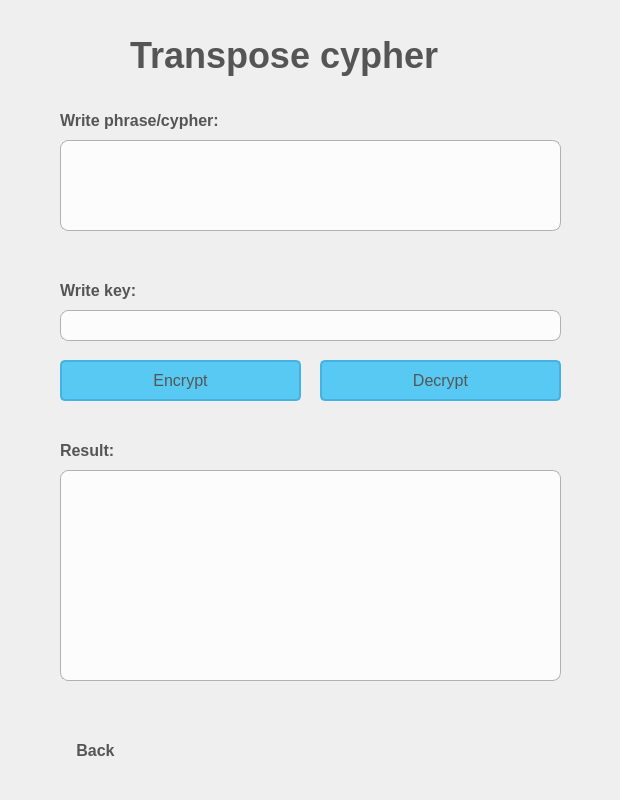
<?xml version="1.0" encoding="UTF-8"?>
<ui version="4.0">
 <class>Transpose_cyper</class>
 <widget class="QWidget" name="Transpose_cyper">
  <property name="geometry">
   <rect>
    <x>0</x>
    <y>0</y>
    <width>620</width>
    <height>800</height>
   </rect>
  </property>
  <property name="windowTitle">
   <string>Transpose</string>
  </property>
  <property name="styleSheet">
   <string notr="true">background-color: qlineargradient(x1:0, y1:0, x2:1, y2:1,
                                      stop:0 #4facfe, stop:1 #00f2fe);
</string>
  </property>
  <widget class="QLabel" name="label_5">
   <property name="geometry">
    <rect>
     <x>130</x>
     <y>20</y>
     <width>361</width>
     <height>71</height>
    </rect>
   </property>
   <property name="styleSheet">
    <string notr="true">QLabel {
    background-color: transparent; /* Прозрачный фон */
    color: #555; /* Цвет текста */
    font-size: 36px; /* Размер шрифта */
    font-weight: bold; /* Жирное начертание */
}</string>
   </property>
   <property name="text">
    <string>Transpose cypher</string>
   </property>
  </widget>
  <widget class="QPushButton" name="encryptButton">
   <property name="geometry">
    <rect>
     <x>60</x>
     <y>360</y>
     <width>241</width>
     <height>41</height>
    </rect>
   </property>
   <property name="styleSheet">
    <string notr="true">QPushButton {
    background-color: #57c9f2;
    border-radius: 5px; /* Закругленные углы для кнопки */
    border: 2px solid #47b2e1; /* Граница вокруг кнопки */
    color: #555; /* Цвет текста на кнопке */
    padding: 5px 10px; /* Внутренние отступы */
    font-size: 16px; /* Размер шрифта текста кнопки */
}

QPushButton:hover {
    background-color: #47b2e1; /* Цвет кнопки при наведении */
    color: white; /* Изменение цвета текста при наведении */
}

QPushButton:pressed {
    background-color: #3a9dbd; /* Цвет кнопки при нажатии */
    color: white; /* Изменение цвета текста при нажатии */
}
</string>
   </property>
   <property name="text">
    <string>Encrypt</string>
   </property>
  </widget>
  <widget class="QLineEdit" name="input">
   <property name="geometry">
    <rect>
     <x>60</x>
     <y>140</y>
     <width>501</width>
     <height>91</height>
    </rect>
   </property>
   <property name="toolTip">
    <string>&lt;html&gt;&lt;head/&gt;&lt;body&gt;&lt;p&gt;&lt;br/&gt;&lt;/p&gt;&lt;/body&gt;&lt;/html&gt;</string>
   </property>
   <property name="whatsThis">
    <string>&lt;html&gt;&lt;head/&gt;&lt;body&gt;&lt;p&gt;&lt;br/&gt;&lt;/p&gt;&lt;/body&gt;&lt;/html&gt;</string>
   </property>
   <property name="styleSheet">
    <string notr="true">background-color: rgba(255, 255, 255, 200); /* Легкая прозрачность */
    border-radius: 8px; /* Закругленные углы */
    border: 1px solid #b1b1b1; /* Граница вокруг текстового поля */
    padding: 5px; /* Немного отступа внутри поля */
    color: #333; /* Цвет текста */</string>
   </property>
   <property name="text">
    <string/>
   </property>
  </widget>
  <widget class="QLineEdit" name="input_key">
   <property name="geometry">
    <rect>
     <x>60</x>
     <y>310</y>
     <width>501</width>
     <height>31</height>
    </rect>
   </property>
   <property name="styleSheet">
    <string notr="true">background-color: rgba(255, 255, 255, 200); /* Легкая прозрачность */
    border-radius: 8px; /* Закругленные углы */
    border: 1px solid #b1b1b1; /* Граница вокруг текстового поля */
    padding: 5px; /* Немного отступа внутри поля */
    color: #333; /* Цвет текста */</string>
   </property>
   <property name="text">
    <string/>
   </property>
  </widget>
  <widget class="QPushButton" name="decryptButton">
   <property name="geometry">
    <rect>
     <x>320</x>
     <y>360</y>
     <width>241</width>
     <height>41</height>
    </rect>
   </property>
   <property name="styleSheet">
    <string notr="true">QPushButton {
    background-color: #57c9f2;
    border-radius: 5px; /* Закругленные углы для кнопки */
    border: 2px solid #47b2e1; /* Граница вокруг кнопки */
    color: #555; /* Цвет текста на кнопке */
    padding: 5px 10px; /* Внутренние отступы */
    font-size: 16px; /* Размер шрифта текста кнопки */
}

QPushButton:hover {
    background-color: #47b2e1; /* Цвет кнопки при наведении */
    color: white; /* Изменение цвета текста при наведении */
}

QPushButton:pressed {
    background-color: #3a9dbd; /* Цвет кнопки при нажатии */
    color: white; /* Изменение цвета текста при нажатии */
}
</string>
   </property>
   <property name="text">
    <string>Decrypt</string>
   </property>
  </widget>
  <widget class="QLabel" name="label_7">
   <property name="geometry">
    <rect>
     <x>60</x>
     <y>110</y>
     <width>191</width>
     <height>21</height>
    </rect>
   </property>
   <property name="styleSheet">
    <string notr="true">QLabel {
    background-color: transparent; /* Прозрачный фон */
    color: #555; /* Цвет текста */
    font-size: 16px; /* Размер шрифта */
    font-weight: bold; /* Жирное начертание */
}</string>
   </property>
   <property name="text">
    <string>Write phrase/cypher:</string>
   </property>
  </widget>
  <widget class="QPushButton" name="back">
   <property name="geometry">
    <rect>
     <x>60</x>
     <y>730</y>
     <width>71</width>
     <height>41</height>
    </rect>
   </property>
   <property name="styleSheet">
    <string notr="true">background-color: rgb(255, 255, 255, 0);
border: none;
font-size: 16px;
color: #555;
font-weight: bold; 
</string>
   </property>
   <property name="text">
    <string>Back</string>
   </property>
   <property name="icon">
    <iconset>
     <normaloff>../img/backButton.png</normaloff>../img/backButton.png</iconset>
   </property>
  </widget>
  <widget class="QLabel" name="label_6">
   <property name="geometry">
    <rect>
     <x>60</x>
     <y>440</y>
     <width>101</width>
     <height>21</height>
    </rect>
   </property>
   <property name="styleSheet">
    <string notr="true">QLabel {
    background-color: transparent; /* Прозрачный фон */
    color: #555; /* Цвет текста */
    font-size: 16px; /* Размер шрифта */
    font-weight: bold; /* Жирное начертание */
}</string>
   </property>
   <property name="text">
    <string>Result:</string>
   </property>
  </widget>
  <widget class="QLabel" name="label_8">
   <property name="geometry">
    <rect>
     <x>60</x>
     <y>280</y>
     <width>101</width>
     <height>21</height>
    </rect>
   </property>
   <property name="styleSheet">
    <string notr="true">QLabel {
    background-color: transparent; /* Прозрачный фон */
    color: #555; /* Цвет текста */
    font-size: 16px; /* Размер шрифта */
    font-weight: bold; /* Жирное начертание */
}</string>
   </property>
   <property name="text">
    <string>Write key:</string>
   </property>
  </widget>
  <widget class="QTextEdit" name="output">
   <property name="geometry">
    <rect>
     <x>60</x>
     <y>470</y>
     <width>501</width>
     <height>211</height>
    </rect>
   </property>
   <property name="styleSheet">
    <string notr="true">background-color: rgba(255, 255, 255, 200); /* Легкая прозрачность */
    border-radius: 8px; /* Закругленные углы */
    border: 1px solid #b1b1b1; /* Граница вокруг текстового поля */
    padding: 5px; /* Немного отступа внутри поля */
    color: #333; /* Цвет текста */</string>
   </property>
  </widget>
 </widget>
 <resources/>
 <connections/>
</ui>
